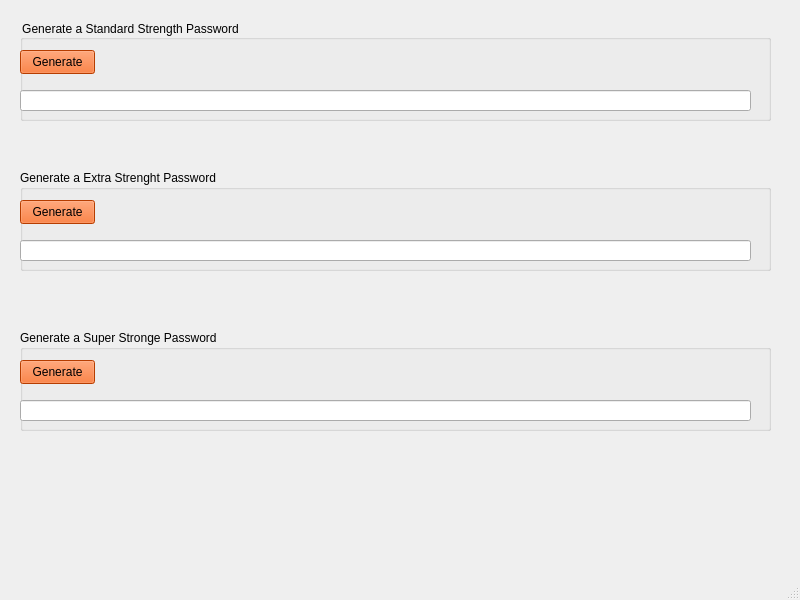
<?xml version="1.0" encoding="UTF-8"?>
<ui version="4.0">
 <class>MainWindow</class>
 <widget class="QMainWindow" name="MainWindow">
  <property name="geometry">
   <rect>
    <x>0</x>
    <y>0</y>
    <width>800</width>
    <height>600</height>
   </rect>
  </property>
  <property name="windowTitle">
   <string>MainWindow</string>
  </property>
  <widget class="QWidget" name="centralwidget">
   <widget class="QGroupBox" name="groupBox">
    <property name="geometry">
     <rect>
      <x>20</x>
      <y>20</y>
      <width>751</width>
      <height>101</height>
     </rect>
    </property>
    <property name="styleSheet">
     <string notr="true">border-color: rgb(0, 0, 0);
alternate-background-color: rgb(0, 0, 0);</string>
    </property>
    <property name="title">
     <string>Generate a Standard Strength Password</string>
    </property>
    <widget class="QLineEdit" name="lineEdit1">
     <property name="geometry">
      <rect>
       <x>0</x>
       <y>70</y>
       <width>731</width>
       <height>21</height>
      </rect>
     </property>
    </widget>
    <widget class="QPushButton" name="standardgenerate">
     <property name="geometry">
      <rect>
       <x>0</x>
       <y>30</y>
       <width>75</width>
       <height>24</height>
      </rect>
     </property>
     <property name="styleSheet">
      <string notr="true">background-color: rgb(255, 85, 0);</string>
     </property>
     <property name="text">
      <string>Generate</string>
     </property>
    </widget>
   </widget>
   <widget class="QGroupBox" name="groupBox_2">
    <property name="geometry">
     <rect>
      <x>20</x>
      <y>170</y>
      <width>751</width>
      <height>101</height>
     </rect>
    </property>
    <property name="styleSheet">
     <string notr="true">border-color: rgb(0, 0, 0);</string>
    </property>
    <property name="title">
     <string>Generate a Extra Strenght Password</string>
    </property>
    <widget class="QLineEdit" name="lineEdit_2">
     <property name="geometry">
      <rect>
       <x>0</x>
       <y>70</y>
       <width>731</width>
       <height>21</height>
      </rect>
     </property>
    </widget>
    <widget class="QPushButton" name="standardgenerate2">
     <property name="geometry">
      <rect>
       <x>0</x>
       <y>30</y>
       <width>75</width>
       <height>24</height>
      </rect>
     </property>
     <property name="styleSheet">
      <string notr="true">background-color: rgb(255, 85, 0);</string>
     </property>
     <property name="text">
      <string>Generate</string>
     </property>
    </widget>
   </widget>
   <widget class="QGroupBox" name="groupBox_3">
    <property name="geometry">
     <rect>
      <x>20</x>
      <y>330</y>
      <width>751</width>
      <height>101</height>
     </rect>
    </property>
    <property name="styleSheet">
     <string notr="true">border-color: rgb(0, 0, 0);
</string>
    </property>
    <property name="title">
     <string>Generate a Super Stronge Password</string>
    </property>
    <widget class="QLineEdit" name="lineEdit_3">
     <property name="geometry">
      <rect>
       <x>0</x>
       <y>70</y>
       <width>731</width>
       <height>21</height>
      </rect>
     </property>
    </widget>
    <widget class="QPushButton" name="standardgenerate3">
     <property name="geometry">
      <rect>
       <x>0</x>
       <y>30</y>
       <width>75</width>
       <height>24</height>
      </rect>
     </property>
     <property name="styleSheet">
      <string notr="true">background-color: rgb(255, 85, 0);</string>
     </property>
     <property name="text">
      <string>Generate</string>
     </property>
    </widget>
   </widget>
  </widget>
  <widget class="QMenuBar" name="menubar">
   <property name="geometry">
    <rect>
     <x>0</x>
     <y>0</y>
     <width>800</width>
     <height>22</height>
    </rect>
   </property>
  </widget>
  <widget class="QStatusBar" name="statusbar"/>
 </widget>
 <resources/>
 <connections/>
</ui>
